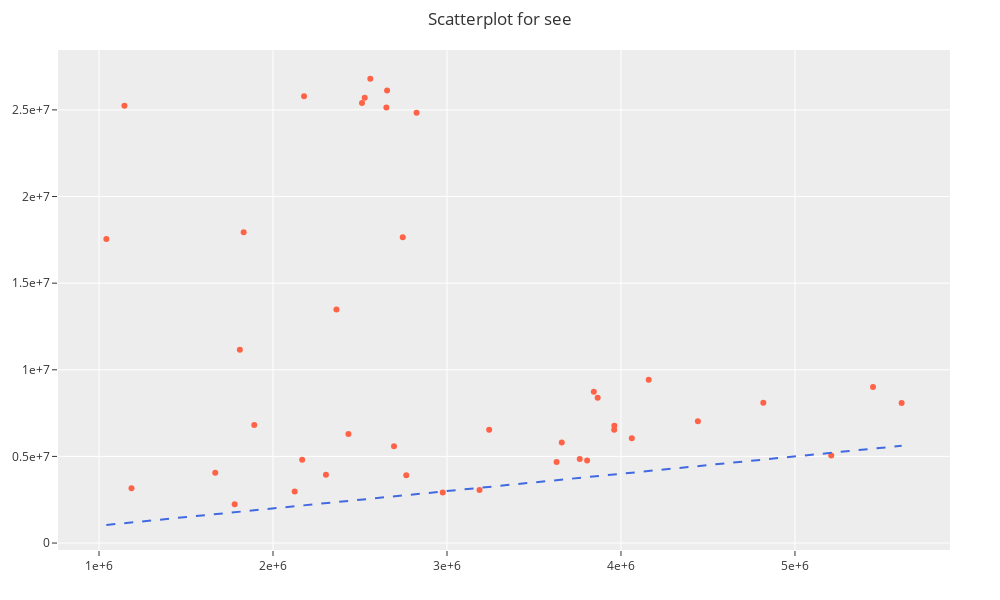

Notebook code cell kept with this figure:
### Code cell
valplot(data, 'see', theme='light')
